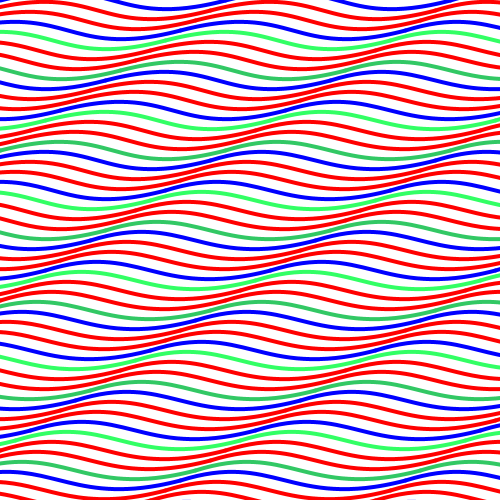
Frame 1 (no input)
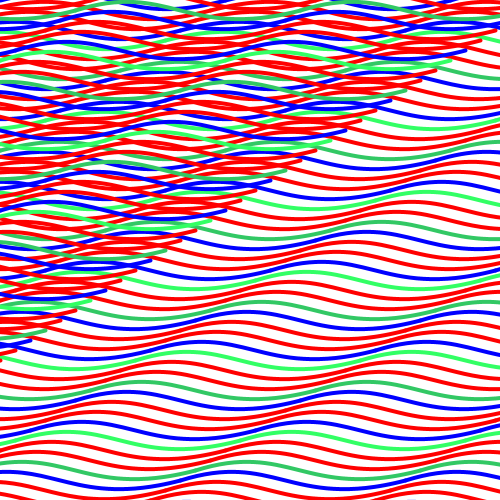
Frame 2 (the mouse pressed at the canvas centre, redrawn once)

The Processing sketch that drew these frames (run headless with seeded random() and noise(); the mouse was pressed at the canvas centre and the sketch redrawn once):

// Processing sketch: processing_38621
// ── processing_38621.pde

void setup(){
  size(500,500);
  background(255,255,255);
  smooth();
}
int x=0;
int y1;
int i=0;
void draw(){
  
 for(int y=-30;y<=500;y=y+10){
  noFill();
 colorStrokes();
   strokeWeight(4);
bezier(x+0,y+30,x+115,y+0,x+110,y+60,x+225,y+30);
bezier(x+225,y+30,x+340,y+0,x+335,y+60,x+450,y+30);
bezier(x+450,y+30,x+545,y+0,x+560,y+60,x+675,y+30);
bezier(x+675,y+30,x+770,y+0,x+785,y+60,x+900,y+30);
bezier(x+900,y+30,x+995,y+0,x+1010,y+60,x+1125,y+30);
bezier(x+1125,y+30,x+1220,y+0,x+1235,y+60,x+1350,y+30);
   x=x-15;
 }
 

noLoop();

}

void colorStrokes(){

i=i+1;
if(i==1||i==4){
  stroke(0,0,255);
}
else if(i==2 || i==3 ||i==6 ||i==7){
  stroke(255,0,0);
}
else if(i==5){
  stroke(50,255,100);
}

else if(i==8){
  stroke(50,200,100);
  i=0;
}
}
  
